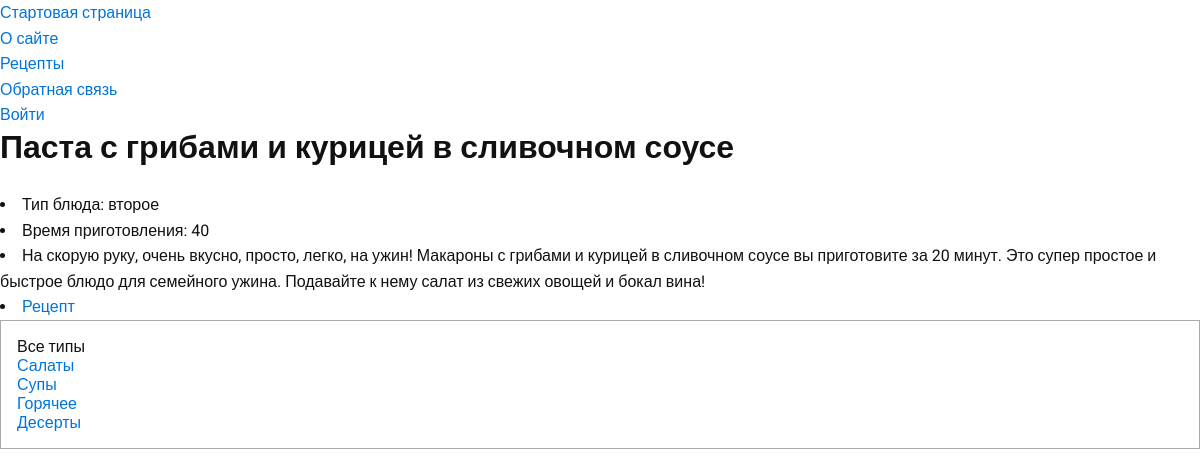
The page /recipe/pasta-s-gribami-v-slivochnom-souse on the database its author committed.
### dishes/models.py (models this page shows, shortened)
class Dishes(models.Model):
    title = models.CharField(max_length=50)
    slug = models.SlugField(max_length=255, unique=True, db_index=True)
    type = models.CharField(max_length=50)
    time_to_cook = models.PositiveSmallIntegerField()
    description = models.TextField(blank=True)
    link = models.TextField(blank=True)
    time_create = models.DateTimeField(auto_now_add=True)
    time_update = models.DateTimeField(auto_now=True)

### dishes/views.py (the view)
# urls.py: path('recipe/<slug:dish_slug>', views.show_recipe, name='recipe'),
def show_recipe(request, dish_slug):
    recipe = get_object_or_404(Dishes, slug=dish_slug)
    data = {'title': recipe.title,
            'type': recipe.type,
            'time_to_cook': recipe.time_to_cook,
            'description': recipe.description,
            'link': recipe.link,
            'menu': menu,
            'recipe': recipe,
            'typ_selected': 1
            }
    return render(request, 'dishes/recipe.html', data)

### dishes/templatetags/dishes_tags.py (called while the page is built)
@register.simple_tag()
def get_types():
    return views.types_db

### dishes/templates/dishes/recipe.html (shortened to what this page needs)
{% extends 'base.html' %}
{% block content%}
<h1>{{recipe.title}}</h1>
<br>
<p><li>Тип блюда: {{recipe.type}}</p></li>
<p><li>Время приготовления: {{recipe.time_to_cook}}</p></li>
<p><li>{{recipe.description}}</p></li>
<p><li><a href="{{recipe.link}}">Рецепт </a></p></li>
{% endblock %}

### dishes/static/dishes/css/stylessimple.css (style rules this page uses)
* { margin: 0; padding: 0; box-sizing: border-box; }
body { color: var(--body-color); background: var(--body-bg-color); font-family: var(--font-roboto); font-size: var(--font-size); line-height: var(--line-height); }
a { color: var(--color-blue); text-decoration: none; }
h1, h2, h3, h4, h5, .text-lead, .text-lg, .text-xl { line-height: var(--text-line-height); }

### rows shown on the page
Dishes: title "Паста с грибами и курицей в сливочном соусе", type "второе", time_to_cook "40", description "На скорую руку, очень вкусно, просто, легко, на ужин! Макароны с грибами и курицей в сливочном соусе вы приготовите за 20 минут. Это супер простое и быстрое блюдо для семейного ужина. Подавайте к нему салат из свежих овощей и бокал вина!"

### other values the page prints
{{ m.title }} "О сайте" "Рецепты" "Обратная связь" "Войти"
{{ type.name }} "Салаты" "Супы" "Горячее" "Десерты"
